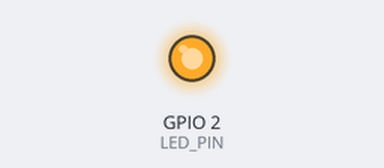
The program below on a simulated ESP32. On the bench: output pins drawn as LEDs (lit = HIGH). WiFi joins after 1.5 s; servers stay silent unless stated; what the program prints to the serial monitor is not drawn.

Above: at 0.1 s.
Timing chart, 0 to 1.6 s (numbered marks = the images above):
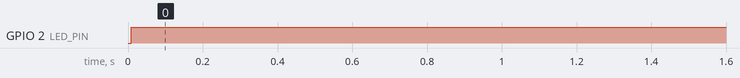

Measured:
- by itself, GPIO 2 (LED_PIN): LOW → HIGH at 0.01 s

The program:

main.cpp
```cpp
/* Connect to WiFi by non-blocking mode
  Very high serial port baud rates do not work well! */

#include <Arduino.h>
#include <WiFi.h>

#define LED_PIN 2
#define WIFI_SSID "Backyard"
#define WIFI_PASSWORD "Fahrenheit451!"

bool isConnected = false;

void setup() {

  Serial.begin(9600);
  // while(!Serial);

  Serial.println("Starting connection to WiFi ...");
  Serial.println(".");

  pinMode(LED_PIN, OUTPUT);

  WiFi.begin(WIFI_SSID, WIFI_PASSWORD);
}

void loop() {
  // When the connection drops, need to set the connection flag to false
  if (WiFi.status() != WL_CONNECTED) {
    Serial.println(".");
    Serial.println("Trying to connect to WiFi...");
    Serial.println(".");
    digitalWrite(LED_PIN, !digitalRead(LED_PIN));
    delay(1500);
    isConnected = false;
  }

  // When the connection is made, enter the following loop once only
  if (WiFi.status() == WL_CONNECTED && !isConnected) {
    Serial.println("Connected to WiFi!");
    digitalWrite(LED_PIN, HIGH);
    isConnected = true;
  }
}
```
